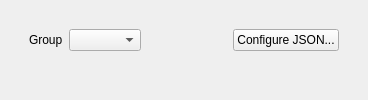
       <widget class="QWidget" name="tab_WildMons">
        <attribute name="icon">
         <iconset resource="../resources/images.qrc">
          <normaloff>:/icons/tall_grass.ico</normaloff>:/icons/tall_grass.ico</iconset>
        </attribute>
        <attribute name="title">
         <string>Wild Pokemon</string>
        </attribute>
        <layout class="QVBoxLayout" name="verticalLayout_11">
         <item>
          <widget class="QFrame" name="frame_WildMonInfo">
           <property name="frameShape">
            <enum>QFrame::NoFrame</enum>
           </property>
           <property name="frameShadow">
            <enum>QFrame::Raised</enum>
           </property>
           <layout class="QVBoxLayout" name="verticalLayout_12">
            <item>
             <widget class="QFrame" name="frame_2">
              <property name="frameShape">
               <enum>QFrame::NoFrame</enum>
              </property>
              <property name="frameShadow">
               <enum>QFrame::Plain</enum>
              </property>
              <layout class="QHBoxLayout" name="horizontalLayout_9">
               <item>
                <widget class="QLabel" name="label_10">
                 <property name="text">
                  <string>Group</string>
                 </property>
                </widget>
               </item>
               <item>
                <widget class="QComboBox" name="comboBox_EncounterGroupLabel">
                 <property name="sizeAdjustPolicy">
                  <enum>QComboBox::AdjustToContents</enum>
                 </property>
                </widget>
               </item>
               <item>
                <widget class="QPushButton" name="pushButton_NewWildMonGroup">
                 <property name="toolTip">
                  <string>&lt;html&gt;&lt;head/&gt;&lt;body&gt;&lt;p&gt;Create a new group for wild pokemon data on this map.&lt;/p&gt;&lt;/body&gt;&lt;/html&gt;</string>
                 </property>
                 <property name="text">
                  <string/>
                 </property>
                 <property name="icon">
                  <iconset resource="../resources/images.qrc">
                   <normaloff>:/icons/add.ico</normaloff>:/icons/add.ico</iconset>
                 </property>
                 <property name="flat">
                  <bool>true</bool>
                 </property>
                </widget>
               </item>
               <item>
                <spacer name="horizontalSpacer_9">
                 <property name="orientation">
                  <enum>Qt::Horizontal</enum>
                 </property>
                 <property name="sizeHint" stdset="0">
                  <size>
                   <width>40</width>
                   <height>20</height>
                  </size>
                 </property>
                </spacer>
               </item>
               <item>
                <widget class="QPushButton" name="pushButton_ConfigureEncountersJSON">
                 <property name="text">
                  <string>Configure JSON...</string>
                 </property>
                </widget>
               </item>
              </layout>
             </widget>
            </item>
            <item>
             <widget class="QStackedWidget" name="stackedWidget_WildMons">
              <widget class="QWidget" name="page"/>
              <widget class="QWidget" name="page_2"/>
             </widget>
            </item>
           </layout>
          </widget>
         </item>
        </layout>
       </widget>
